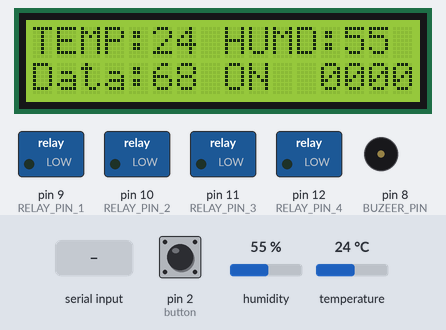
Simulated run of this sketch. Board: Arduino Uno, built with avr-gcc and run on an emulated ATmega328P. On the bench: 16×2 character LCD, switched loads named in the sketch (green lamp = pin HIGH), buzzer (waves = sounding, pin HIGH). The test bench sets the inputs (shaded band); at power-on: pin 2 (button) HIGH, humidity 55 %, temperature 24 °C. Random numbers use the default seed unless the sketch sets one; what the sketch prints to the serial monitor is not drawn.

Above: at 1.28 s.
1.3 s: pin 2 (button) pulled LOW for 0.15 s
At 2.6 s:
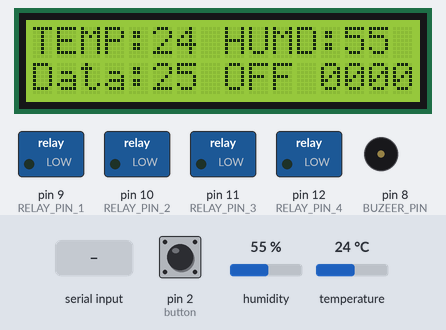
2.9 s: "1" received over Serial
At 3.4 s:
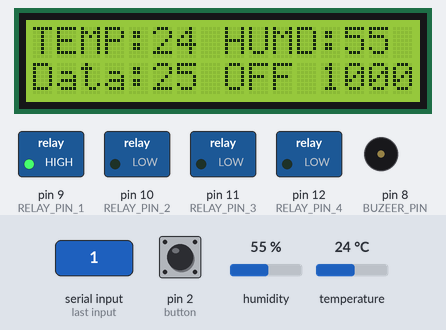
4.5 s: "2" received over Serial
At 5.8 s:
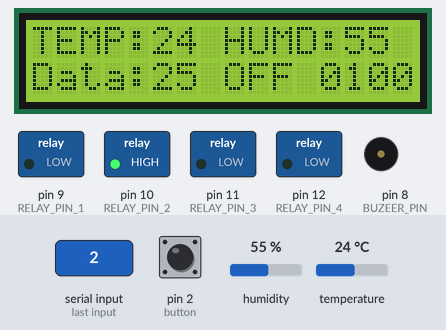
6.1 s: "4" received over Serial
At 7.4 s:
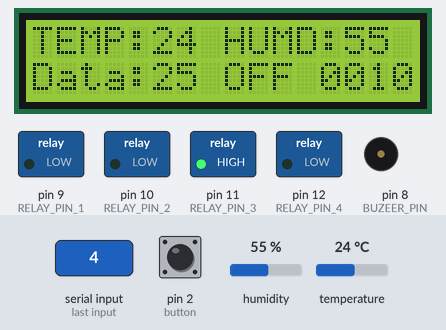
7.7 s: "8" received over Serial
At 8.5 s:
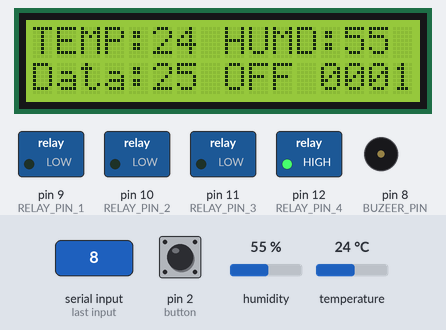
9.3 s: pin 2 (button) pulled LOW for 1 s
At 9.49 s:
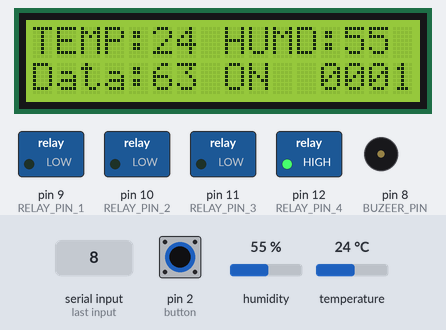
Timing chart, 0 to 11.9 s (numbered marks = the images above; inputs shaded):
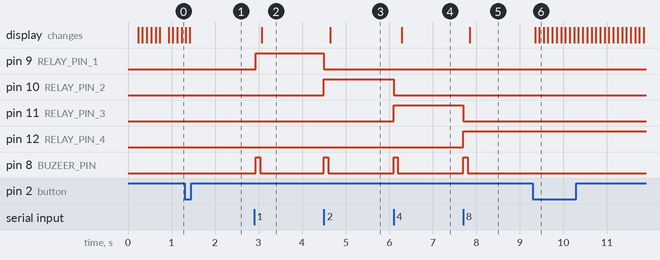

Measured:
- after the input at 2.9 s, pin 9 (RELAY_PIN_1): LOW → HIGH at once; pin 8 (BUZEER_PIN): LOW → HIGH at once, → LOW 0.10 s later; the display: changes after 0.17 s (image 2)
- after the input at 4.5 s, pin 9 (RELAY_PIN_1): HIGH → LOW at once; pin 10 (RELAY_PIN_2): LOW → HIGH at once; pin 8 (BUZEER_PIN): LOW → HIGH at once, → LOW 0.10 s later; the display: changes after 0.14 s (image 3)
- after the input at 6.1 s, pin 10 (RELAY_PIN_2): HIGH → LOW at once; pin 11 (RELAY_PIN_3): LOW → HIGH at once; pin 8 (BUZEER_PIN): LOW → HIGH at once, → LOW 0.10 s later; the display: changes after 0.18 s (image 4)
- after the input at 7.7 s, pin 11 (RELAY_PIN_3): HIGH → LOW at once; pin 12 (RELAY_PIN_4): LOW → HIGH at once; pin 8 (BUZEER_PIN): LOW → HIGH at once, → LOW 0.10 s later; the display: changes after 0.15 s (image 5)
- after the input at 9.3 s, the display: first changes after 0.06 s (image 6 shows a later state)

The sketch:

SmartHouse.ino
```cpp
// Python UI: SmartHouse.py
// https://github.com/vincenttuan/2023_RaspberryPi_Arduino/blob/main/PythonProject/SmartHouse.py

#include <Wire.h>
#include <LiquidCrystal_I2C.h>
#include <SimpleDHT.h>
#include <ezButton.h>
#include "Timer.h"

Timer t;  //建立Timer物件
// 设置 LiquidCrystal_I2C 对象并指定 I2C 地址
LiquidCrystal_I2C lcd(0x27, 16, 2);

const int pinDHT11 = 7;

ezButton button(2);
SimpleDHT11 dht11; // DHT 11 測量溫濕度
byte temperature = 0; // 溫度
byte humidity = 0; // 濕度
boolean buttonState = 0; // button 電壓

// 蜂鳴器
const int BUZEER_PIN = 8;
// 控制站
const int RELAY_PIN_1 = 9;
const int RELAY_PIN_2 = 10;
const int RELAY_PIN_3 = 11;
const int RELAY_PIN_4 = 12;
// 休息
const int SLEEP = 500;
const int BUZEER_SLEEP = 100;

void setup() {
  Serial.begin(115200);

  pinMode(RELAY_PIN_1, OUTPUT);
  pinMode(RELAY_PIN_2, OUTPUT);
  pinMode(RELAY_PIN_3, OUTPUT);
  pinMode(RELAY_PIN_4, OUTPUT);
  pinMode(BUZEER_PIN, OUTPUT);

  randomSeed(analogRead(0)); // 隨機種子

  // 初始化 I2C 总线
  Wire.begin();
  // 初始化 LCD
  lcd.init();

  lcd.backlight();
  lcd.setCursor(0, 0);
  lcd.print("TEMP:   HUMD:");
  lcd.setCursor(0, 1);
  lcd.print("Data:   ");

  // Timer 排程
  t.every(1, rec); // 接收命令
  t.every(100, send); // 傳送資料
}

void loop() {
  t.update(); // 更新
}

void send() {
  button.loop(); // 一定加上

  if(button.isPressed())
    buttonState = !buttonState;

  // 讀取溫濕度
  if (dht11.read(pinDHT11, &temperature, &humidity, NULL) == SimpleDHTErrSuccess) {
    lcd.setCursor(5, 0);
    lcd.print("   ");
    lcd.setCursor(5, 0);
    lcd.print((int)temperature);
    lcd.setCursor(13, 0);
    lcd.print("   ");
    lcd.setCursor(13, 0);
    lcd.print((int)humidity);
  }

  int random_num = random(0, 100); // 0~99 亂數

  if (buttonState) {
    lcd.setCursor(8, 1);
    lcd.print("OFF");
  } else {
    lcd.setCursor(5, 1);
    lcd.print("  ");
    lcd.setCursor(5, 1);
    lcd.print(random_num);

    lcd.setCursor(8, 1);
    lcd.print("   ");
    lcd.setCursor(8, 1);
    lcd.print("ON");

    // 傳送
    Serial.print(random_num);
    Serial.print(",");
    Serial.print((int)temperature);
    Serial.print(",");
    Serial.print((int)humidity);
    Serial.print(",");
    Serial.print(digitalRead(RELAY_PIN_1));
    Serial.print(",");
    Serial.print(digitalRead(RELAY_PIN_2));
    Serial.print(",");
    Serial.print(digitalRead(RELAY_PIN_3));
    Serial.print(",");
    Serial.println(digitalRead(RELAY_PIN_4));

  }

  // Relay 狀態
  lcd.setCursor(12, 1);
  lcd.print(digitalRead(RELAY_PIN_1));
  lcd.setCursor(13, 1);
  lcd.print(digitalRead(RELAY_PIN_2));
  lcd.setCursor(14, 1);
  lcd.print(digitalRead(RELAY_PIN_3));
  lcd.setCursor(15, 1);
  lcd.print(digitalRead(RELAY_PIN_4));

  //delay(100);
}

void rec() {

  if(Serial.available() > 0) {
    //int c = Serial.parseInt();
    int c = Serial.read();
    //String c = Serial.readStringUntil('\n');

    switch(c){
      case 49: // 1
        digitalWrite(RELAY_PIN_1, HIGH);
        digitalWrite(RELAY_PIN_2, LOW);
        digitalWrite(RELAY_PIN_3, LOW);
        digitalWrite(RELAY_PIN_4, LOW);
        sound();
        break;
      case 50: // 2
        digitalWrite(RELAY_PIN_1, LOW);
        digitalWrite(RELAY_PIN_2, HIGH);
        digitalWrite(RELAY_PIN_3, LOW);
        digitalWrite(RELAY_PIN_4, LOW);
        sound();
        break;
      case 52: // 4
        digitalWrite(RELAY_PIN_1, LOW);
        digitalWrite(RELAY_PIN_2, LOW);
        digitalWrite(RELAY_PIN_3, HIGH);
        digitalWrite(RELAY_PIN_4, LOW);
        sound();
        break;
      case 56: // 8
        digitalWrite(RELAY_PIN_1, LOW);
        digitalWrite(RELAY_PIN_2, LOW);
        digitalWrite(RELAY_PIN_3, LOW);
        digitalWrite(RELAY_PIN_4, HIGH);
        sound();
        break;
    }

  }

}

void sound() {
    digitalWrite(BUZEER_PIN, HIGH);                       // 蜂鳴器 開
    delay(BUZEER_SLEEP);                                     // 發音時間
    digitalWrite(BUZEER_PIN, LOW);                        // 蜂鳴器 關
}
```
